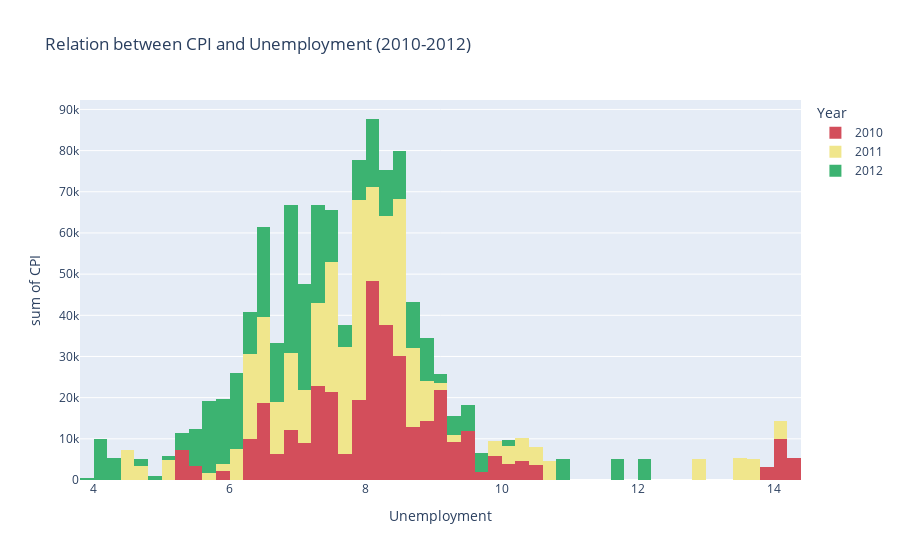

The code cell stored with this chart in its notebook:
### Code cell
import plotly.express as px
import numpy as np

# Define a custom pastel color palette
pastel_colors = ['#d34e5b', 'khaki', 'mediumseagreen']

# Assuming 'Date' is the name of the date column in your DataFrame
sales_data['Date'] = pd.to_datetime(sales_data['Date'], format='%d-%m-%Y')

# Extract the year from the date
sales_data['Year'] = sales_data['Date'].dt.year

# Create a histogram distribution plot with Plotly Express for each year
fig = px.histogram(sales_data, x='Unemployment', y='CPI', color='Year',
                   hover_data=sales_data.columns, title='Relation between CPI and Unemployment (2010-2012)',
                   color_discrete_sequence=pastel_colors)
fig.show()

# Define intervals for Unemployment
unemployment_intervals = [(0, 5), (6, 11), (12, 17)]

# Create a new column 'Unemployment Interval' based on the defined intervals
sales_data['Unemployment Interval'] = pd.cut(sales_data['Unemployment'], bins=np.concatenate(([-np.inf], *[interval[1:] for interval in unemployment_intervals], [np.inf])),
                                            labels=['0-5', '6-11', '12-17', '18-23'])

# Group by 'Unemployment Interval' and calculate the average 'CPI' within each interval
average_cpi_by_interval = sales_data.groupby('Unemployment Interval')['CPI'].mean()

# Print the results
print("\nAverage CPI by Unemployment Interval:")
print(average_cpi_by_interval)

### Figure 1 — Plotly figure (JSON) as saved in the notebook; plotly's stock layout.template omitted (floating-point values rounded to 4 significant figures; data arrays with more than 128 entries replaced by an {"elided": "..."} marker saying what was removed)
{"data": [{"alignmentgroup": "True", "bingroup": "x", "histfunc": "sum", "hovertemplate": "Year=2010<br>Unemployment=%{x}<br>sum of CPI=%{y}<extra></extra>", "legendgroup": "2010", "marker": {"color": "#d34e5b", "pattern": {"shape": ""}}, "name": "2010", "offsetgroup": "2010", "orientation": "v", "showlegend": true, "type": "histogram", "x": {"elided": "2160 float values"}, "xaxis": "x", "y": {"elided": "2160 float values"}, "yaxis": "y"}, {"alignmentgroup": "True", "bingroup": "x", "histfunc": "sum", "hovertemplate": "Year=2011<br>Unemployment=%{x}<br>sum of CPI=%{y}<extra></extra>", "legendgroup": "2011", "marker": {"color": "khaki", "pattern": {"shape": ""}}, "name": "2011", "offsetgroup": "2011", "orientation": "v", "showlegend": true, "type": "histogram", "x": {"elided": "2340 float values"}, "xaxis": "x", "y": {"elided": "2340 float values"}, "yaxis": "y"}, {"alignmentgroup": "True", "bingroup": "x", "histfunc": "sum", "hovertemplate": "Year=2012<br>Unemployment=%{x}<br>sum of CPI=%{y}<extra></extra>", "legendgroup": "2012", "marker": {"color": "mediumseagreen", "pattern": {"shape": ""}}, "name": "2012", "offsetgroup": "2012", "orientation": "v", "showlegend": true, "type": "histogram", "x": {"elided": "1935 float values"}, "xaxis": "x", "y": {"elided": "1935 float values"}, "yaxis": "y"}], "layout": {"barmode": "relative", "legend": {"title": {"text": "Year"}, "tracegroupgap": 0}, "title": {"text": "Relation between CPI and Unemployment (2010-2012)"}, "xaxis": {"anchor": "y", "domain": [0, 1], "title": {"text": "Unemployment"}}, "yaxis": {"anchor": "x", "domain": [0, 1], "title": {"text": "sum of CPI"}}}}
